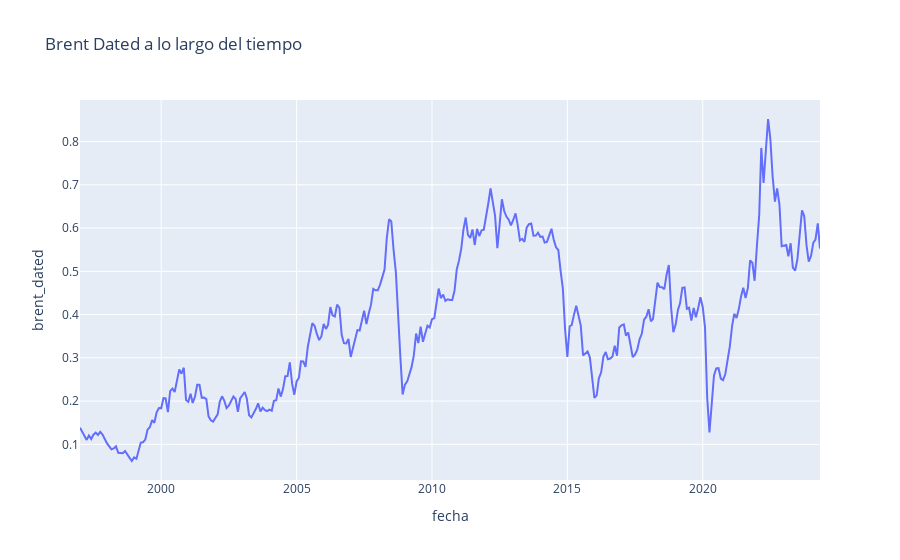

Write notebook code for a chart like this one.
### Code cell
fig = px.line(glp, x='fecha', y='brent_dated', title='Brent Dated a lo largo del tiempo')
fig.show()

### Figure 1 — Plotly figure (JSON) as saved in the notebook; plotly's stock layout.template omitted (floating-point values rounded to 4 significant figures; data arrays with more than 128 entries replaced by an {"elided": "..."} marker saying what was removed)
{"data": [{"hovertemplate": "fecha=%{x}<br>brent_dated=%{y}<extra></extra>", "legendgroup": "", "line": {"color": "#636efa", "dash": "solid"}, "marker": {"symbol": "circle"}, "mode": "lines", "name": "", "orientation": "v", "showlegend": false, "type": "scatter", "x": {"elided": "329 str values"}, "xaxis": "x", "y": {"elided": "329 float values"}, "yaxis": "y"}], "layout": {"legend": {"tracegroupgap": 0}, "title": {"text": "Brent Dated a lo largo del tiempo"}, "xaxis": {"anchor": "y", "domain": [0, 1], "title": {"text": "fecha"}}, "yaxis": {"anchor": "x", "domain": [0, 1], "title": {"text": "brent_dated"}}}}
